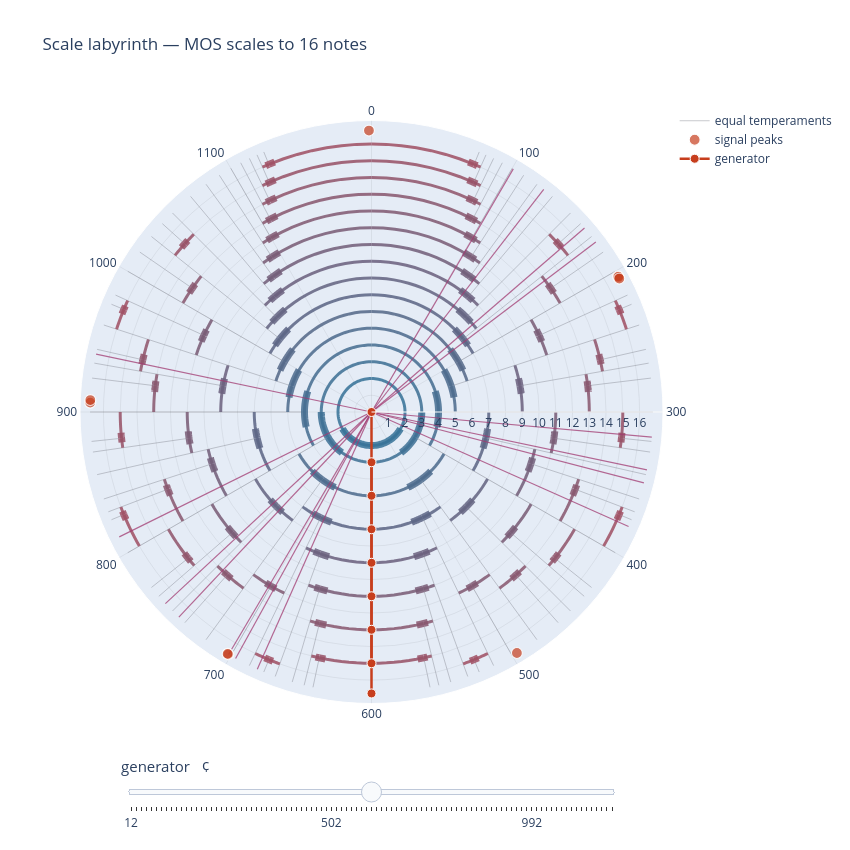

Notebook code for this chart:
### Markdown cell above
## 5. `labyrinth_plotly` — no kernel needed

Hover-rich and zoomable, and with `generator_slider=True` it gets a precomputed slider,
so the exported file stays interactive with nothing running behind it.

### Code cell
fig = M.labyrinth_plotly(16, peaks=bt.peaks_ratios, temperaments=True,
                         generator_slider=True, slider_steps=97)
fig
